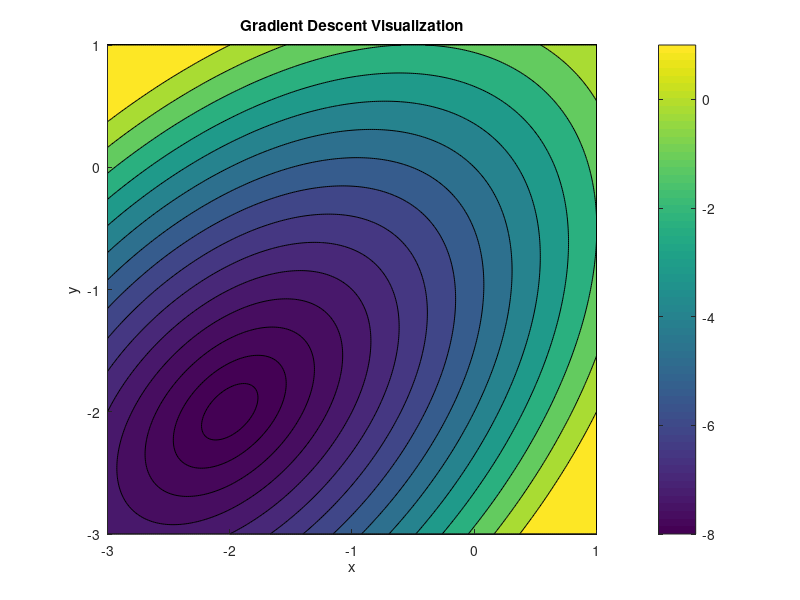

Write MATLAB code to recreate this figure.
%gradient descent template.
function gradient_descent_()
    %set your value of alpha here
    %alpha =

    %set your initial value of x and y here
    %x =
    %y =

    %define two lists to store visited (x,y) coordinates
    xlist = []; ylist = [];
    
    %%%%%%%%%%%%%%%%%%%%%%%%%
    %your gradient descent code here!
    %%%%%%%%%%%%%%%%%%%%%%%%%

    %define a range of x vals and y vals
    x_range = linspace(-3,1,251);
    y_range = linspace(-3,1,251);
    %define a grid of x and y vals
    [xgrid,ygrid] = meshgrid(x_range,y_range);
    %evaluate the test function at each grid point
    fgrid = test_func01(xgrid,ygrid);

    %creates a new figure
    figure();
    %sets figure so calls to plot do not erase previous drawings
    hold on;
    %set x and y axis scaling to be equal
    axis equal;
    %create a colored contour plot of the test function
    contourf(xgrid,ygrid,fgrid,-8 + [0:.2:3].^2);
    %add a colorbar to the side of the contour plot indicating level vals
    colorbar;

    %%%%%%%%%%%%%%%%%%%%%%%%%
    %your plotting code here!
    %%%%%%%%%%%%%%%%%%%%%%%%%

    %Create axis labels and title
    xlabel('x'); ylabel('y'); title('Gradient Descent Visualization');
end

%definition of the test function
function f = test_func01(x,y)
    f = x.^2+y.^2-x.*y+2*x+2*y-4;
end

%definition of the gradient of the test function
function gf = test_gradient01(x,y)
    gf = [2*x-y+2; 2*y-x+2];
end